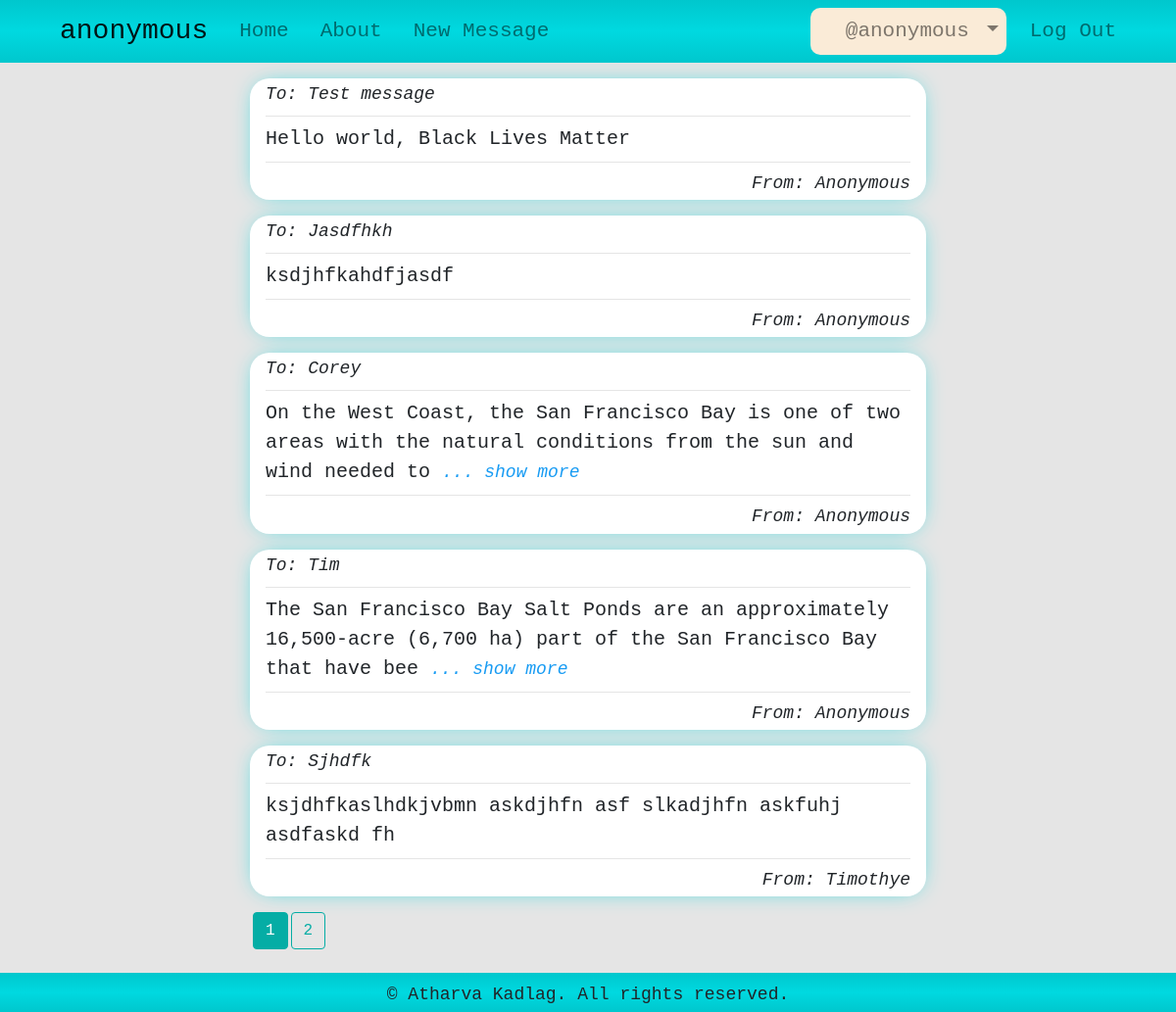
Page /home (signed in) on the committed database.
### anonymous/models.py (models this page shows, shortened)
class Users(db.Model, UserMixin):
    id = db.Column(db.Integer, primary_key=True)
    name = db.Column(db.String(120), nullable=True)
    username = db.Column(db.String(70), unique=True, nullable=False)
    email = db.Column(db.String(120), unique=True, nullable=False)
    password = db.Column(db.String(120), unique=True, nullable=False)
    messages = db.relationship('Messages', backref='sender', lazy=True)

class Messages(db.Model):
    id = db.Column(db.Integer, primary_key=True)
    receiver = db.Column(db.String(300), nullable=True)
    content = db.Column(db.Text, nullable=False)
    user_id = db.Column(db.Integer, db.ForeignKey('users.id'), default=1)

### anonymous/main/routes.py (the view)
@main.route('/')
@main.route('/home')
def home():
    page = request.args.get('page', 1, type=int)
    messages = models.Messages.query.order_by(
        models.Messages.id.desc()).paginate(page=page, per_page=5)
    return render_template('index.html', messages=messages)

### anonymous/models.py (called while the page is built)
@login_manager.user_loader
def load_user(id):
    return Users.query.get(id)

### anonymous/templates/index.html (shortened to what this page needs)
{% extends 'base.html' %}
{% block content %}
<div class='container'>
    <div class="col-md-8 offset-md-2">
        {% for message in messages.items %}
        {% set id = message.id %}
        <div class='message'>
            <div id='info'>
                To: {{ message.receiver.capitalize() }}
            </div>
            <hr>
            <div id='content'>
                {{ message.content[:120] }}
                {% if message.content|length > 120 %}
                <span onclick="show_more({{id}})" id="showMore{{id}}">... show more</span>
                {% endif %}
            </div>
            <hr>
            <div id='info' class='sender'>
                From: {{message.sender.name.capitalize()}}
            </div>
        </div>
        {% endfor %}
        <div class='pagination'>
            {% for page_num in messages.iter_pages(left_edge=1, right_edge=1, left_current=1, right_current=2) %}
            {% if page_num %}
            {% if messages.page == page_num %}
            <a class="btn btn-info mb-4" href="{{ url_for('main.home', page=page_num) }}">{{ page_num }}</a>
            {% else %}
            <a class="btn btn-outline-info mb-4" href="{{ url_for('main.home', page=page_num) }}">{{ page_num }}</a>
            {% endif %}
            {% else %}
            ...
            {% endif %}
            {% endfor %}
        </div>
    </div>
</div>
{% endblock %}

### anonymous/templates/base.html (shortened to what this page needs)
<!DOCTYPE html>
<html>
<head>
    <link rel="stylesheet" type="text/css" href="{{url_for('static', filename='css/bootstrap.min.css')}}">
    <link rel="stylesheet" type="text/css" href="{{url_for('static', filename='css/main.css')}}">
</head>
<body>
    <nav class="navbar navbar-expand-lg navbar-light bg-light">
        <div class="container">
            <a class="navbar-brand" href="{{ url_for('main.home') }}">anonymous</a>
            <div class="collapse navbar-collapse" id="navbarSupportedContent">
                <ul class="navbar-nav mr-auto">
                    <li class="nav-item">
                        <a class="nav-link" href="{{ url_for('main.home') }}">Home</a>
                    </li>
                    <li class="nav-item">
                        <a class="nav-link" href="{{ url_for('main.about') }}">About</a>
                    </li>
                    <li class="nav-item">
                        <a class="nav-link" href="{{ url_for('messages.new_message') }}">New Message</a>
                    </li>
                </ul>
                <ul class="navbar-nav ml-auto">
                    {% if current_user.is_authenticated %}
                    <li class="nav-item dropdown">
                        <a class="nav-link dropdown-toggle" href="#" id="navbarDropdown" role="button" data-toggle="dropdown" aria-haspopup="true" aria-expanded="false">
                            @{{current_user.username}}
                        </a>
                    </li>
                    <li class="nav-item">
                        <a class="nav-link" href="{{ url_for('users.logout') }}">Log Out</a>
                    </li>
                    {% endif %}
                </ul>
            </div>
        </div>
    </nav>
    <div class="container">
        {% block content %}
        {% endblock %}
    </div>
    <div id="footer">
        &copy; Atharva Kadlag. All rights reserved.
	</div>
</body>
</html>

### anonymous/static/css/main.css (style rules this page uses)
body { background-color: #0000001a; font-size: 20px; }
.dropdown-menu, .bg-light, #footer { background: rgb(0,199,205); background: linear-gradient(180deg, rgba(0,199,205,1) 0%, rgba(0,217,224,1) 50%, rgba(0,199,205,1) 100%); }
.navbar-light { font-family: monospace; font-size: 1.5em; }
.nav-item, .dropdown-item { border-radius: 1rem; }
.dropdown-toggle { text-align: right; width: 200px; background-color: rgb(250, 235, 215); }
.message { margin: 1rem auto; padding: 0.2rem 1rem; background-color: #fff; border-radius: 20px; -webkit-box-shadow: 0px 0px 25px -9px rgba(0,217,224,1); -moz-box-shadow: 0px 0px 25px -9px rgba(0,217,224,1); box-shadow: 0px 0px 25px -9px rgba(0,217,224,1); }
#content { font-size: 1em; }
#info { font-size: 0.9em; font-style: italic; }
.sender { text-align: right; }
[id^="showMore"], [id^="showLess"] { font-size: 0.9em; font-style: italic; color: rgb(23, 155, 243); }
#footer { position: fixed; bottom:0; height: 40px; width: 100%; text-align: center; padding: 0.5em 0 0.5em 0; font-size: 0.9em; }
.pagination { margin-bottom: 40px; }
a { margin-left: 3px; }

### rows in the picture
Users: username "anonymous"
Messages: receiver "Test message", content "Hello world, Black Lives Matter", sender.name "Anonymous"
Messages: receiver "Jasdfhkh", content "ksdjhfkahdfjasdf", sender.name "Anonymous"
Messages: receiver "Corey", content "On the West Coast, the San Francisco Bay is one of two areas with the natural conditions from the sun and wind needed to", sender.name "Anonymous"
Messages: receiver "Tim", content "The San Francisco Bay Salt Ponds are an approximately 16,500-acre (6,700 ha) part of the San Francisco Bay that have bee", sender.name "Anonymous"
Messages: receiver "Sjhdfk", content "ksjdhfkaslhdkjvbmn askdjhfn asf slkadjhfn askfuhj asdfaskd fh", sender.name "Timothye"

### other values in the picture
{{ page_num }} "1"
{{ page_num }} "2"
